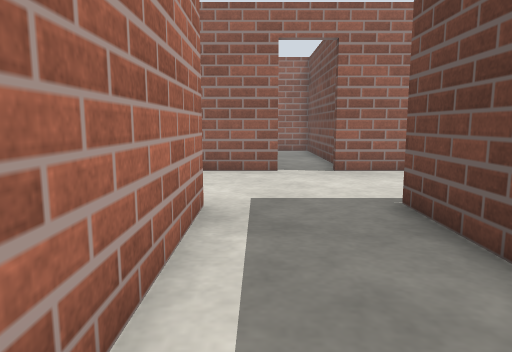
[1] (above)

19 first-person views from a walk through a Gazebo world. The camera is 0.72 m above the floor, tilts 8° down and sees 70° across. The floor is counted in squares, 0.5 m on a side. Each view is taken from the middle of a square. On the plan, view 1 faces up. The plan holds only what a view shows up to about 16 squares ahead; the rest is blank. The place goes on beyond the plan.

[2]
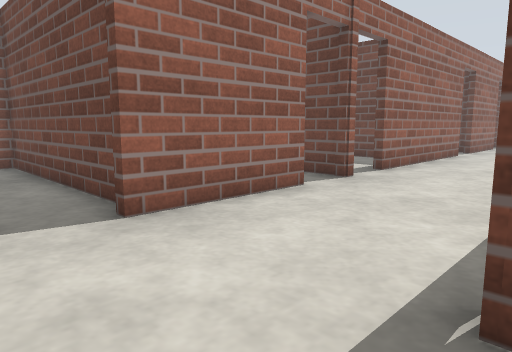

[3]
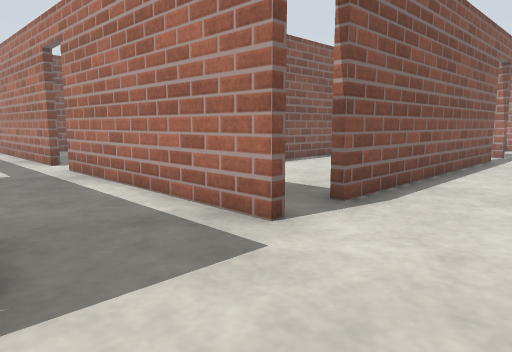

[4]
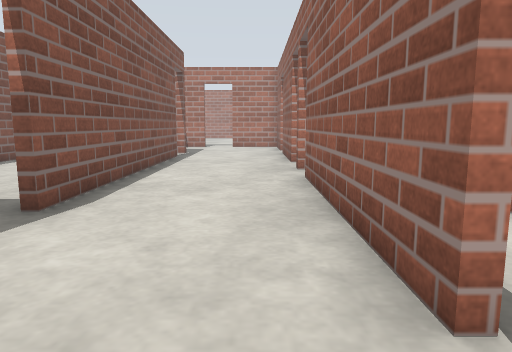

[5]
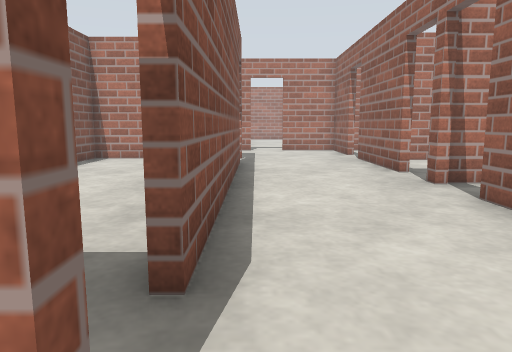

[6]
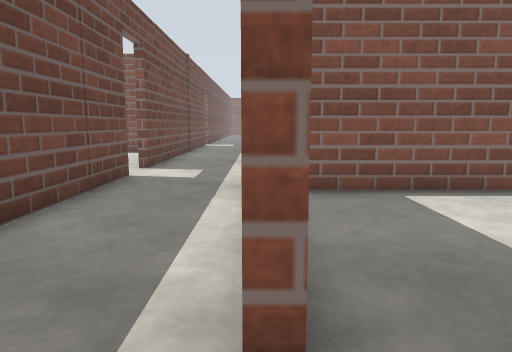

[7]
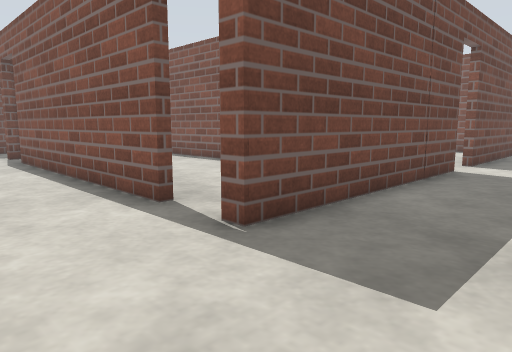

[8]
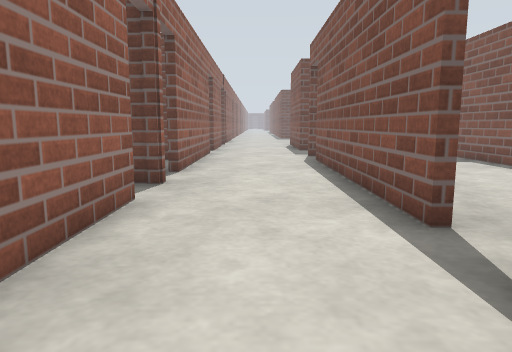

[9]
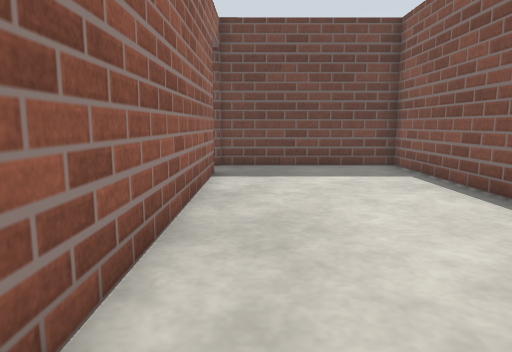

[10]
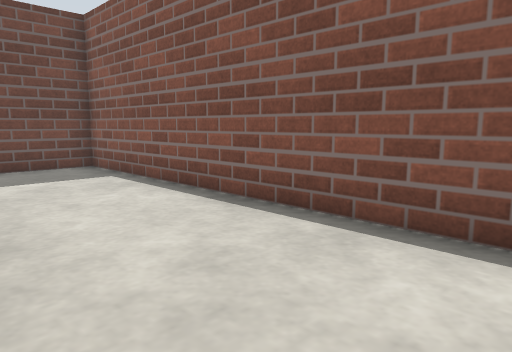

[11]
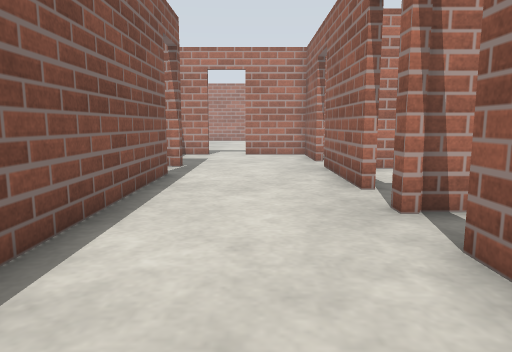

[12]
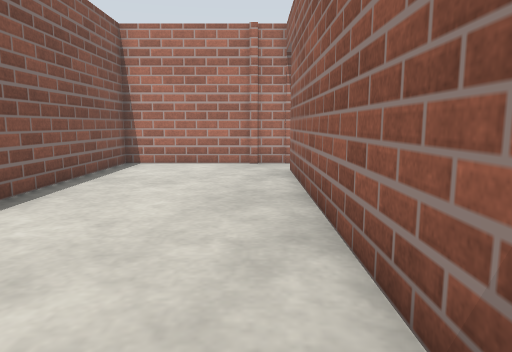

[13]
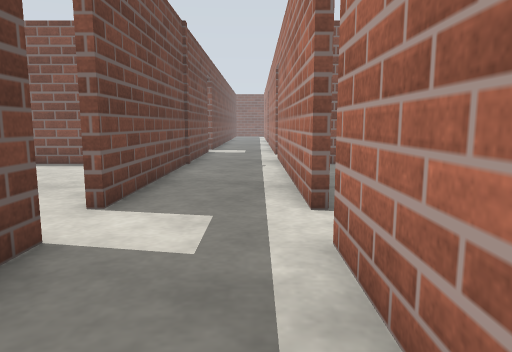

[14]
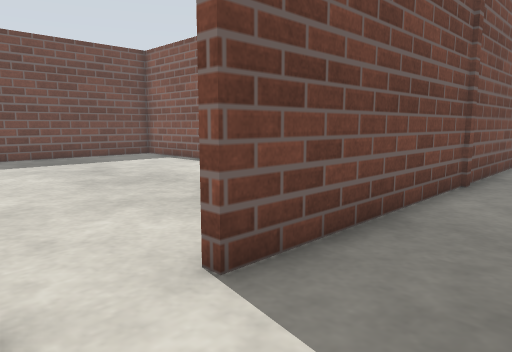

[15]
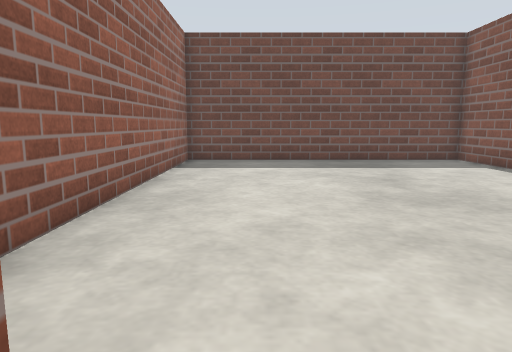

[16]
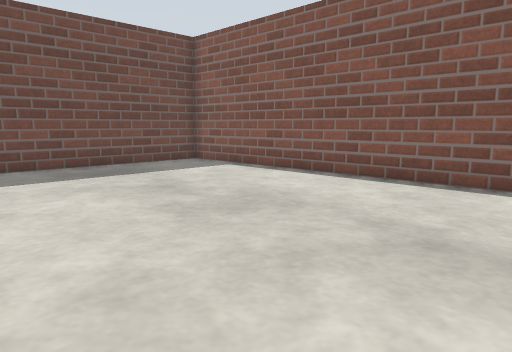

[17]
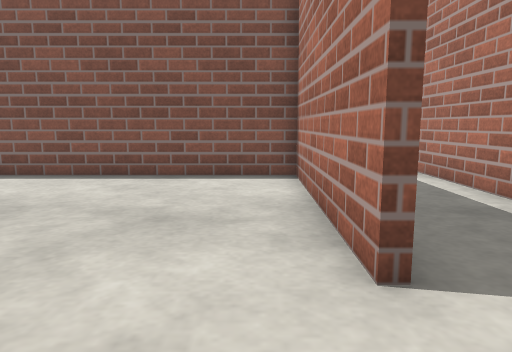

[18]
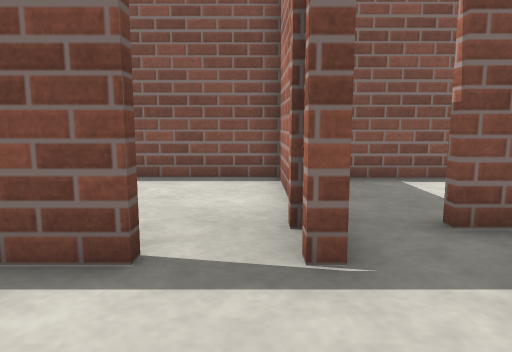

[19]
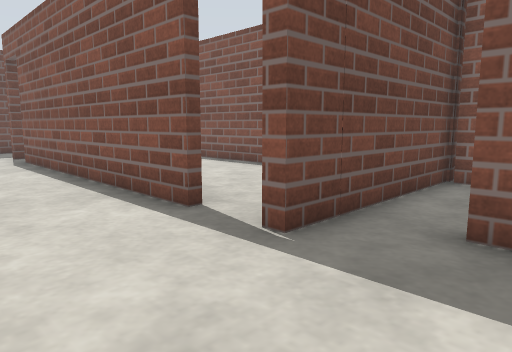

### Floor plan
Points are (right, up) in squares from view 1. A wall is a line through its corners. A room is listed if a view was taken in it or the views show most of it. See-through windows are left out.
Room 1 (views 1, 2, 3, 4, 5, 6, 7, 8, 11, 13, 14, 15, 18, 19)
walls: (-0.9, 6.5) (-0.9, -2.4); (4.9, 6.4) (15, 6.4); (0.7, 11.4) (-7, 11.4); (2.6, -2.4) (2.7, 6.4) (3.2, 6.4); (-0.9, -4) (-0.9, -12.5); (7, 11.4) (2.5, 11.4); (-8.9, 11.4) (-9.2, 11.4); (9.2, 11.4) (8.9, 11.4); (-11, 11.4) (-15.6, 11.4); (-13.7, 6.4) (-2.9, 6.4); (-15.9, 4.9) (-15.9, 6.4) (-15.6, 6.4); (16.7, 6.4) (17.2, 6.4); (2.5, -12.5) (2.6, -4.1); (-17.4, 11.4) (-19.4, 11.4); (-18.6, 5.1) (-17.8, 5.1); (17.5, 11.4) (11, 11.4)
ways out: open door at (4.3, 6.3) to room 2; open door at (15.7, 6.3) to room 2; open door at (-14.5, 6) to room 3; open door at (-2.5, 6) to room 3; open door at (3, -3.5) to room 4; open door at (-16.5, 5); open door at (-16.5, 11.5); open door at (-10.5, 11.5); open door at (-7.5, 11.5); open door at (-1, -3.5); open door at (1.5, 11.5); open door at (7.5, 11.5); open door at (10.5, 11.5)
Room 2 (views 9, 10)
walls: (15, 6.1) (5.6, 6.1); (4.8, 0.1) (16.9, 0.1) (16.9, 6.2)
ways out: open door at (4.3, 6.3) to room 1; open door at (15.7, 6.3) to room 1
Room 3 (view 12)
walls: (-3.4, 6.1) (-13.7, 6.1); (-15.6, 6.4) (-15.6, 0.1) (-2.1, 0.1)
ways out: open door at (-14.5, 6) to room 1; open door at (-2.5, 6) to room 1
Room 4 (views 16, 17)
walls: (2.9, -4.1) (2.9, -11.3) (16.9, -11.3) (16.9, -0.2) (5.8, -0.2)
ways out: open door at (3, -3.5) to room 1

Where each view was taken, in squares from view 1:
view 1: 0 up, 0 right, facing up
view 2: 6 up, 0 right, facing up-right
view 3: 10 up, 3 right, facing down-left
view 4: 10 up, 3 right, facing left
view 5: 7 up, 0 right, facing left
view 6: 8 up, 1 left, facing down
view 7: 10 up, 1 left, facing down-right
view 8: 9 up, 0 right, facing right
view 9: 5 up, 4 right, facing right
view 10: 5 up, 4 right, facing down-right
view 11: 9 up, 3 left, facing left
view 12: 5 up, 2 left, facing left
view 13: 2 up, 0 right, facing down
view 14: 2 down, 0 right, facing down-right
view 15: 3 down, 2 right, facing right
view 16: 2 down, 4 right, facing down-right
view 17: 1 down, 4 right, facing down
view 18: 10 up, 15 left, facing down
view 19: 10 up, 19 left, facing down-right
